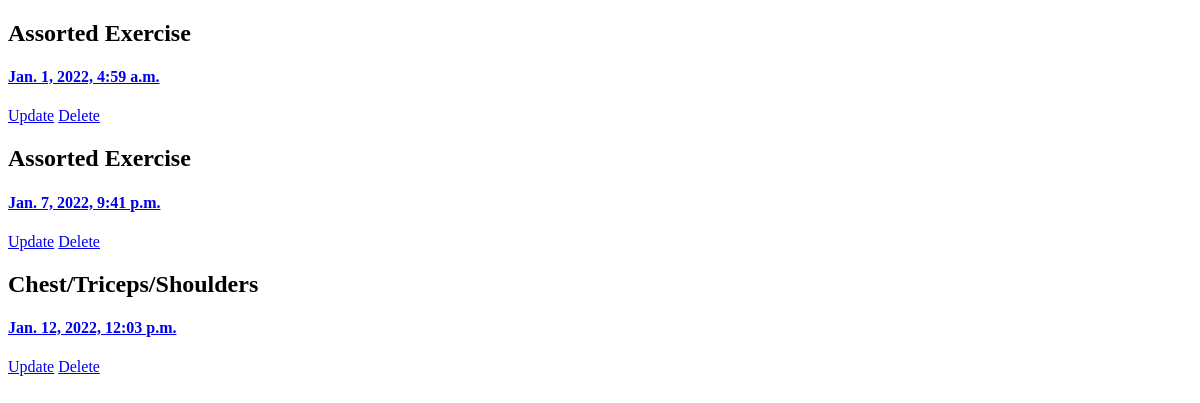
The page /workouts/ on the database as committed earlier.
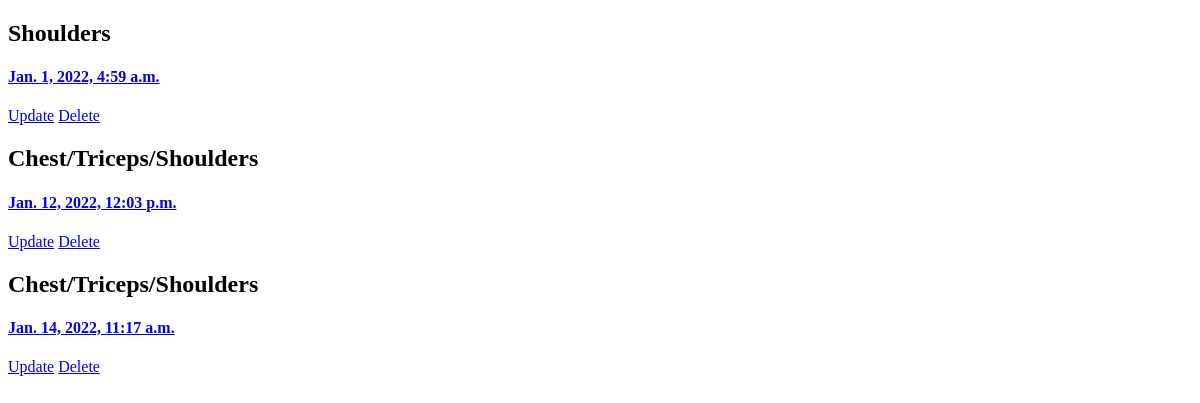
The same page on the database as committed later.
### workouts/models.py (models this page shows, shortened)
class Workout(models.Model):
    id = models.UUIDField(default=uuid.uuid4, unique=True, primary_key=True, editable=False)
    timestamp = models.DateTimeField(auto_now_add=True)
    category = models.CharField(max_length=200, null=False, blank=False, default="Assorted Exercise")
    owner = models.ForeignKey(Profile, on_delete=models.SET_NULL, null=True)

### workouts/views.py (the view)
# urls.py: path('workouts/', include('workouts.urls')),
def workouts(request):
    workouts = Workout.objects.all()
    context = {'workouts': workouts}
    return render(request, 'workouts/workouts.html', context)

### workouts/templates/workouts/workouts.html (shortened to what this page needs)
{% extends 'main.html' %}
{% block content %}
{% for workout in workouts %}
<div>
    <h2>{{workout.category}}</h2>
    <h4><a href="{% url 'workout' workout.id %}">{{workout.timestamp}}</a></h4>
    <span><a href="{% url 'update-workout' workout.id %}">Update</a></span>
    <span><a href="{% url 'delete-workout' workout.id %}">Delete</a></span>
</div>
{% endfor %}
{% endblock content %}

Rows that differ between the two databases and show on the page:
removed Workout: category "Assorted Exercise", timestamp "Jan. 7, 2022, 9:41 p.m."
changed Workout: category "Assorted Exercise" → "Shoulders"
added Workout: category "Chest/Triceps/Shoulders", timestamp "Jan. 14, 2022, 11:17 a.m."
